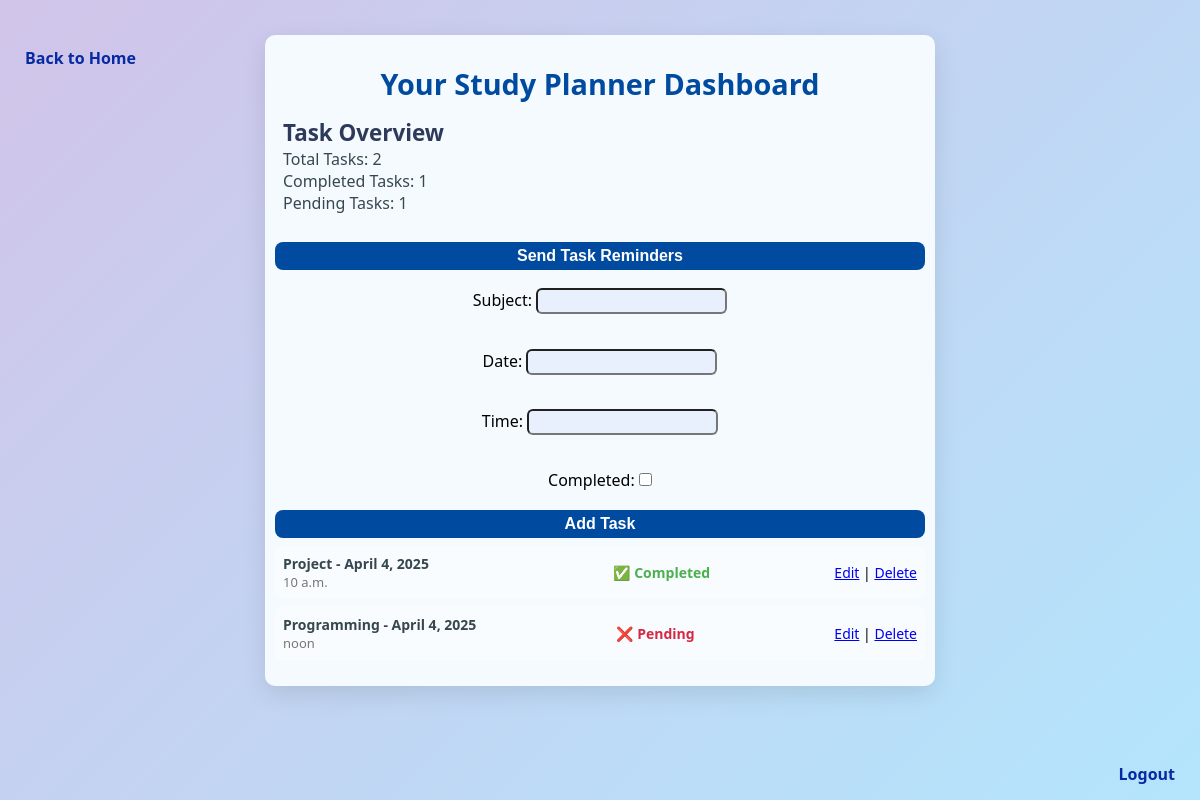
Page /dashboard/ (signed in) on the committed database.
### planner/models.py (models this page shows, shortened)
class StudyTask(models.Model):
    user = models.ForeignKey(User, on_delete=models.CASCADE)
    subject = models.CharField(max_length=100)
    date = models.DateField()
    time = models.TimeField()
    completed = models.BooleanField(default=False)

### planner/views.py (the view)
# urls.py: path('dashboard/', views.dashboard, name='dashboard'),
@login_required
def dashboard(request):
    tasks = StudyTask.objects.filter(user=request.user)
    form = StudyTaskForm()
    if request.method == "POST":
        form = StudyTaskForm(request.POST)
        if form.is_valid():
            task = form.save(commit=False)
            task.user = request.user
            task.save()
    total_tasks_count = tasks.count()
    completed_tasks_count = tasks.filter(completed=True).count()
    pending_tasks_count = total_tasks_count - completed_tasks_count
    tasks_data = [
        {
            'subject': task.subject,
            'date': task.date.strftime('%Y-%m-%d'),
            'time': task.time.strftime('%H:%M'),
            'completed': task.completed
        }
        for task in tasks
    ]
    return render(request, 'planner/dashboard.html', {
        'tasks': tasks,
        'form': form,
        'tasks_data': json.dumps(tasks_data),
        'total_tasks_count': total_tasks_count,
        'completed_tasks_count': completed_tasks_count,
        'pending_tasks_count': pending_tasks_count
    })

### planner/forms.py
class StudyTaskForm(forms.ModelForm):
    class Meta:
        model = StudyTask
        fields = ['subject', 'date', 'time', 'completed']

### planner/templates/planner/dashboard.html (shortened to what this page needs)
<!DOCTYPE html>
<html lang="en">
<head>
</head>
<body>
    <div class="container">
        <h1>Your Study Planner Dashboard</h1>
        <div class="task-overview">
            <div>
                <h3>Task Overview</h3>
                <p>Total Tasks: {{ total_tasks_count }}</p>
                <p>Completed Tasks: {{ completed_tasks_count }}</p>
                <p>Pending Tasks: {{ pending_tasks_count }}</p>
            </div>
        </div>
        <form action="{% url 'send_task_reminders' %}" method="post">
            <button type="submit" aria-label="Send task reminders">Send Task Reminders</button>
        </form>
        <form method="post">
            {{ form.as_p }}
            <button type="submit" aria-label="Add new task">Add Task</button>
        </form>
        <ul>
            {% for task in tasks %}
                <li>
                    <div>
                        <span>{{ task.subject }} - {{ task.date }}</span>
                        <div class="task-time">{{ task.time }}</div>
                    </div>
                    <div class="status {% if task.completed %} completed {% else %} pending {% endif %}">
                        {% if task.completed %} ✅ Completed
                        {% else %}❌ Pending {% endif %}
                    </div>
                    <div class="task-actions">
                        <a href="{% url 'edit_task' task.id %}">Edit</a> |
                        <a href="{% url 'delete_task' task.id %}" onclick="return confirm('Are you sure?')">Delete</a>
                    </div>
                </li>
            {% endfor %}
        </ul>
    </div>
    <div class="back-to-home">
        <a href="{% url 'home' %}">Back to Home</a>
    </div>
    <div class="logout-link">
        <a href="{% url 'logout' %}">Logout</a>
    </div>
</body>
</html>

### planner/templates/planner/dashboard.html (style rules this page uses)
body { font-family: 'Segoe UI', Tahoma, Geneva, Verdana, sans-serif; background: linear-gradient(135deg, #d1c4e9, #b3e5fc); margin: 0; padding: 0; height: 100vh; display: flex; flex-direction: column; justify-content: flex-start; }
.container { max-width: 650px; width: 70%; margin: 35px auto; padding: 10px; background-color:#F5FAFF; box-shadow: 0 8px 24px rgba(0, 0, 0, 0.1); border-radius: 10px; position: relative; }
h1 { color: #004ba0; text-align: center; margin-bottom: 6px; font-size: 1.8rem; font-weight: 700; }
.task-overview { display: flex; justify-content: space-between; margin-bottom: 20px; padding: 8px; color: rgba(255, 255, 255, 0.959); }
.task-overview h3 { margin: 0; font-size: 1.4rem; color: #2e3a59; }
.task-overview p { font-size: 1rem; color: #37474f; margin: 0; }
form { display: flex; flex-direction: column; gap: 2.4px; margin-bottom: 2px; text-align: center; }
form input, form select, form textarea { padding: 3px; font-size: 14px; border-radius: 6px; background-color:#E8F0FE; margin: 0; }
form button { padding: 5px 10px; background-color: #004ba0; color: white; font-size: 16px; border: none; border-radius: 8px; cursor: pointer; font-weight: 600; transition: background-color 0.3s ease, transform 0.3s ease; }
ul { list-style-type: none; padding: 0; margin-top: 8px; }
li { background-color: rgba(255, 255, 255, 0.25); border-radius: 6px; margin-bottom: 8px; padding: 8px; font-size: 14px; display: flex; justify-content: space-between; align-items: center; position: relative; }
li span { font-weight: bold; color: #37474f; }
.status { margin-left: 10px; font-weight: bold; }
.status.completed { color: #4caf50; margin-left: 60px; }
.status.pending { color: #d62845; margin-left:0%; }
.task-time { color: #777; font-size: 13px; }
.back-to-home { position: absolute; top: 15px; left: 15px; font-size: 16px; margin-top: 32px; }
.back-to-home a { color: #062aa3; text-decoration: none; font-weight: bold; padding: 10px; border-radius: 6px; transition: background-color 0.3s ease; }
.logout-link { position: absolute; bottom: 15px; right: 15px; font-size: 16px; margin-top: 32px; }
.logout-link a { color: #062aa3; text-decoration: none; font-weight: bold; padding: 10px; border-radius: 6px; transition: background-color 0.3s ease; }

### rows in the picture
StudyTask: subject "Project", date "April 4, 2025", time "10 a.m.", completed "✅ Completed"
StudyTask: subject "Programming", date "April 4, 2025", time "noon", completed "❌ Pending"

### other values in the picture
{{ total_tasks_count }} "2"
{{ completed_tasks_count }} "1"
{{ pending_tasks_count }} "1"
